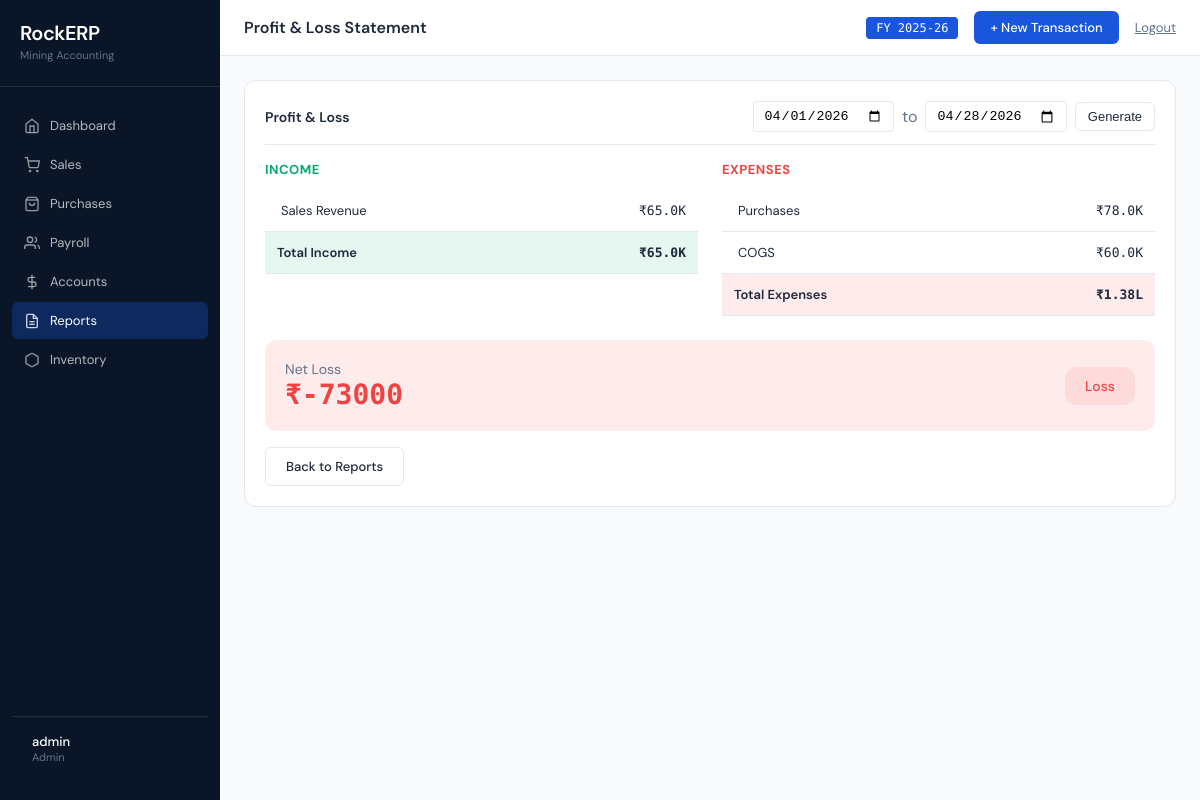
The page /reports/profit-loss (signed in) on the database its author committed.
### models.py (models this page shows)
class Account(db.Model):
    id = db.Column(db.Integer, primary_key=True)
    name = db.Column(db.String(100), unique=True, nullable=False)
    account_type = db.Column(db.String(20), nullable=False)
    is_active = db.Column(db.Boolean, default=True)

### routes/reports.py (the view)
@bp.route('/reports/profit-loss')
@login_required
def profit_loss():
    start_date = request.args.get('start_date')
    end_date = request.args.get('end_date')
    if end_date:
        end_date = datetime.strptime(end_date, '%Y-%m-%d').date()
    else:
        end_date = date.today()
    if start_date:
        start_date = datetime.strptime(start_date, '%Y-%m-%d').date()
    else:
        if end_date.month >= 4:
            start_date = date(end_date.year, 4, 1)
        else:
            start_date = date(end_date.year - 1, 4, 1)
    income_stmt = get_income_statement(start_date, end_date)
    return render_template('profit_loss.html',
                         income=income_stmt['income'],
                         expenses=income_stmt['expenses'],
                         total_income=income_stmt['total_income'],
                         total_expenses=income_stmt['total_expenses'],
                         net_profit=income_stmt['net_profit'],
                         is_profitable=income_stmt['is_profitable'],
                         start_date=start_date,
                         end_date=end_date)

### accounting_engine.py (called while the page is built)
def get_period_balance(account_id, start_date=None, end_date=None):
    q = Transaction.query.filter(Transaction.account_id == account_id)
    if start_date:
        q = q.filter(Transaction.date >= start_date)
    if end_date:
        q = q.filter(Transaction.date <= end_date)
    total_debit = q.with_entities(func.sum(Transaction.debit)).scalar() or 0
    total_credit = q.with_entities(func.sum(Transaction.credit)).scalar() or 0
    account = db.session.get(Account, account_id)
    account_type = account.account_type if account else 'asset'
    if account_type in ['asset', 'expense']:
        return total_debit - total_credit
    else:
        return total_credit - total_debit

### app.py (called while the page is built)
def format_inr(value):
    if value is None:
        return '₹0'
    value = float(value)
    if value >= 10000000:
        return f'₹{value/10000000:.2f}Cr'
    elif value >= 100000:
        return f'₹{value/100000:.2f}L'
    elif value >= 1000:
        return f'₹{value/1000:.1f}K'
    else:
        return f'₹{value:.0f}'

### routes/auth_utils.py (called while the page is built)
def login_required(f):
    @wraps(f)
    def decorated_function(*args, **kwargs):
        if 'user_id' not in session:
            flash('Please log in to access this page', 'error')
            return redirect(url_for('auth.login'))
        user = db.session.get(User, session.get('user_id'))
        if user is None:
            session.clear()
            flash('Session expired. Please log in again.', 'error')
            return redirect(url_for('auth.login'))
        return f(*args, **kwargs)
    return decorated_function

### templates/profit_loss.html
{% extends "base.html" %}
{% block page_title %}Profit & Loss Statement{% endblock %}
{% block content %}
<div class="card">
    <div class="card-header">
        <div class="card-title">Profit & Loss</div>
        <form method="get" style="display: flex; gap: 8px; align-items: center;">
            <input type="date" name="start_date" value="{{ start_date }}" style="padding: 6px 10px; border: 1px solid var(--border); border-radius: 4px;">
            <span style="color: var(--text-muted);">to</span>
            <input type="date" name="end_date" value="{{ end_date }}" style="padding: 6px 10px; border: 1px solid var(--border); border-radius: 4px;">
            <button type="submit" class="btn btn-secondary" style="padding: 6px 12px;">Generate</button>
        </form>
    </div>
    <div style="display: grid; grid-template-columns: 1fr 1fr; gap: 24px;">
        <div>
            <h3 style="font-size: 13px; color: var(--teal); margin-bottom: 12px; text-transform: uppercase; letter-spacing: 0.5px;">Income</h3>
            <table>
                {% for item in income %}
                <tr>
                    <td style="padding-left: 16px;">{{ item.name }}</td>
                    <td class="amount">{{ item.amount|format_inr }}</td>
                </tr>
                {% endfor %}
                <tr style="font-weight: 600; background: rgba(12,166,120,0.1);">
                    <td>Total Income</td>
                    <td class="amount">{{ total_income|format_inr }}</td>
                </tr>
            </table>
        </div>
        <div>
            <h3 style="font-size: 13px; color: var(--red); margin-bottom: 12px; text-transform: uppercase; letter-spacing: 0.5px;">Expenses</h3>
            <table>
                {% for item in expenses %}
                <tr>
                    <td style="padding-left: 16px;">{{ item.name }}</td>
                    <td class="amount">{{ item.amount|format_inr }}</td>
                </tr>
                {% endfor %}
                <tr style="font-weight: 600; background: rgba(239,68,68,0.1);">
                    <td>Total Expenses</td>
                    <td class="amount">{{ total_expenses|format_inr }}</td>
                </tr>
            </table>
        </div>
    </div>
    <div style="margin-top: 24px; padding: 20px; border-radius: 12px; display: flex; justify-content: space-between; align-items: center; {% if is_profitable %}background: rgba(12,166,120,0.1){% else %}background: rgba(239,68,68,0.1){% endif %};">
        <div>
            <div style="font-size: 14px; color: var(--text-muted);">Net {% if is_profitable %}Profit{% else %}Loss{% endif %}</div>
            <div style="font-size: 28px; font-family: 'DM Mono', monospace; font-weight: 600; {% if is_profitable %}color: var(--teal){% else %}color: var(--red){% endif %};">{{ net_profit|format_inr }}</div>
        </div>
        <div>
            {% if is_profitable %}
            <span class="badge paid" style="padding: 10px 20px; font-size: 14px;">Profitable</span>
            {% else %}
            <span class="badge s-overdue" style="padding: 10px 20px; font-size: 14px;">Loss</span>
            {% endif %}
        </div>
    </div>
    <a href="{{ url_for('reports.index') }}" class="btn btn-secondary" style="margin-top: 16px;">Back to Reports</a>
</div>
{% endblock %}

### templates/base.html (style rules this page uses)
:root { --blue: #1A56DB; --teal: #0CA678; --amber: #F59E0B; --red: #EF4444; --border: #E2E8F0; --surface: #F8FAFC; --sidebar-bg: #0A1628; --text-dark: #1E293B; --text-muted: #64748B; --white: #FFFFFF; }
* { margin: 0; padding: 0; box-sizing: border-box; }
body { font-family: 'DM Sans', sans-serif; background: var(--surface); color: var(--text-dark); display: flex; min-height: 100vh; }
.card { background: var(--white); border: 1px solid var(--border); border-radius: 12px; padding: 20px; margin-bottom: 20px; }
.card-header { display: flex; justify-content: space-between; align-items: center; margin-bottom: 16px; padding-bottom: 12px; border-bottom: 1px solid var(--border); }
.card-title { font-size: 14px; font-weight: 600; color: var(--text-dark); }
table { width: 100%; border-collapse: collapse; }
td { padding: 12px; border-bottom: 1px solid var(--border); font-size: 13px; }
.amount { font-family: 'DM Mono', monospace; text-align: right; }
.badge { display: inline-block; padding: 4px 8px; border-radius: 12px; font-size: 11px; font-weight: 500; }
.badge.overdue, .badge.s-overdue { background: rgba(239,68,68,0.1); color: var(--red); }
.btn { display: inline-block; padding: 10px 20px; border-radius: 6px; font-size: 13px; font-weight: 500; text-decoration: none; cursor: pointer; border: none; transition: all 0.2s; }
.btn-secondary { background: var(--white); border: 1px solid var(--border); color: var(--text-dark); }

### rows shown on the page
Account: name "Sales Revenue", amount "₹65.0K"
Account: name "Purchases", amount "₹78.0K"
Account: name "COGS", amount "₹60.0K"

### other values the page prints
{{ session.username }} "admin"
{{ session.role }} "Admin"
{{ total_income|format_inr }} "₹65.0K"
{{ total_expenses|format_inr }} "₹1.38L"
{{ net_profit|format_inr }} "₹-73000"
